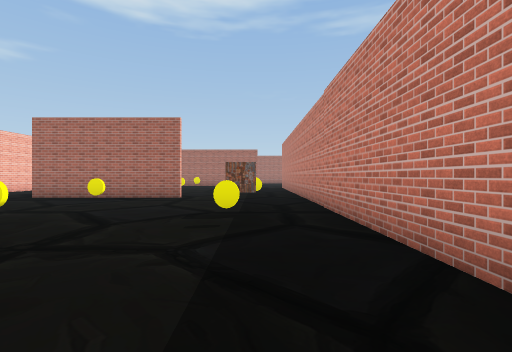
[1] (above)

24 first-person views from a walk through a Unity game level. The camera is 1.3 m above the floor, looks level and sees 85° across. The floor is counted in squares, 2 m on a side. Each view is taken from the middle of a square. On the plan, view 1 faces up. The plan holds only what a view shows up to about 9 squares ahead; the rest is blank. The place goes on beyond the plan. The player character is not drawn. Some surface patterns are stand-ins.

[2]
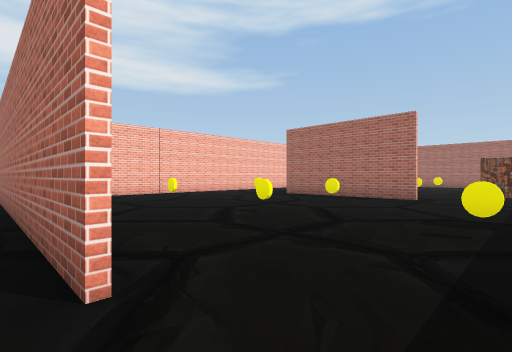

[3]
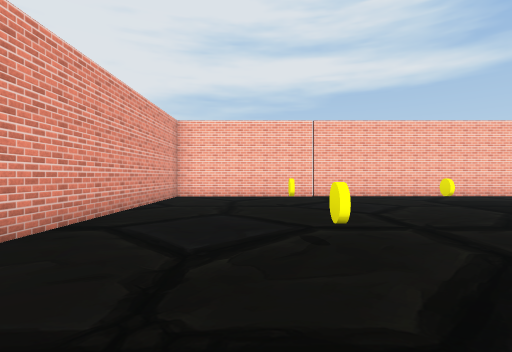

[4]
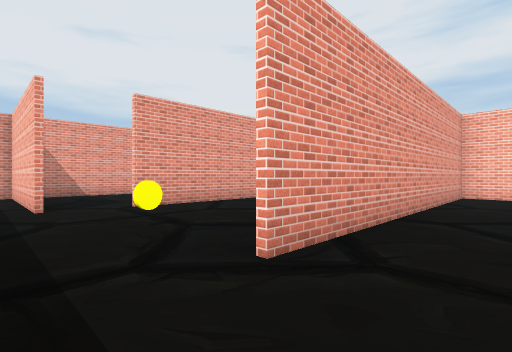

[5]
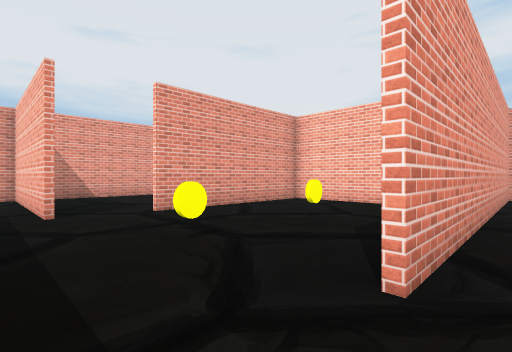

[6]
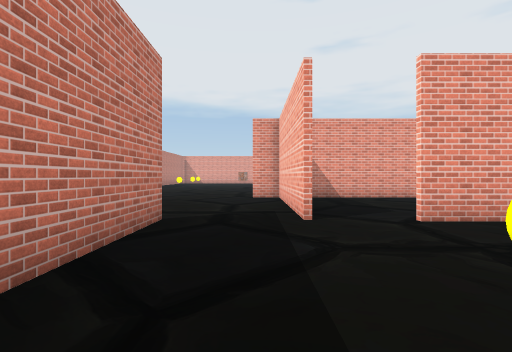

[7]
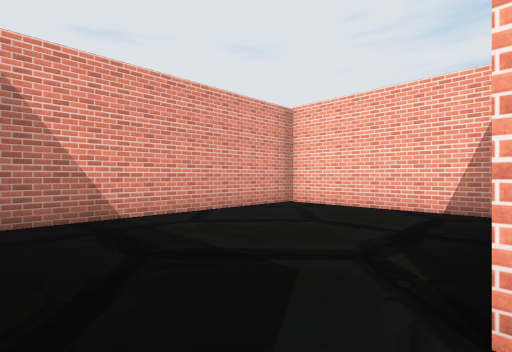

[8]
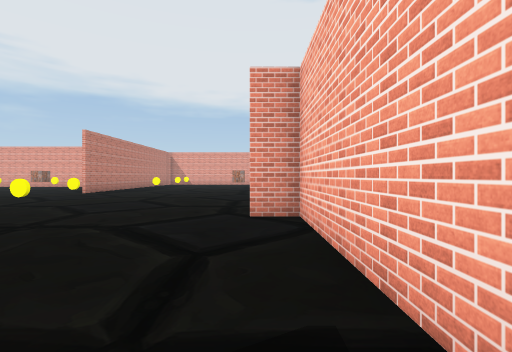

[9]
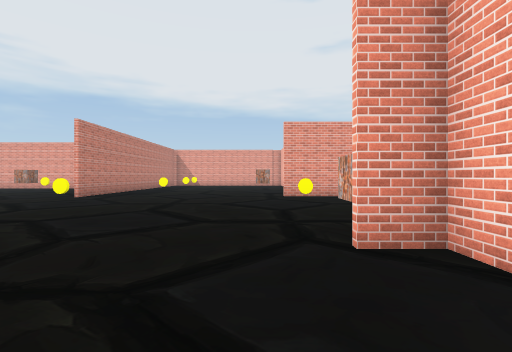

[10]
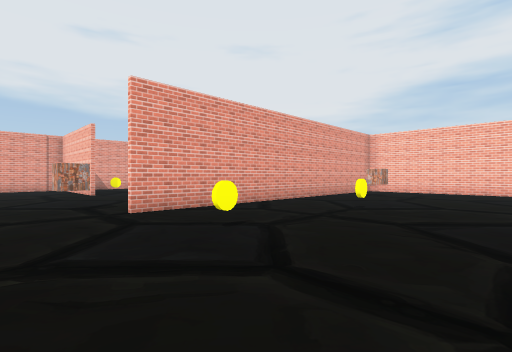

[11]
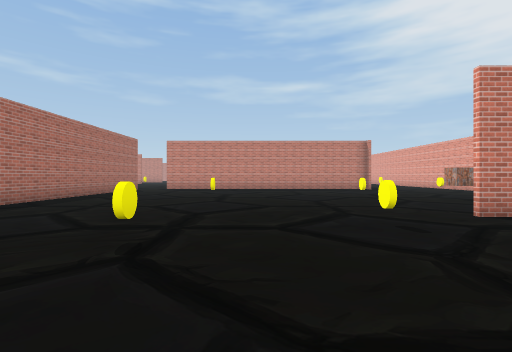

[12]
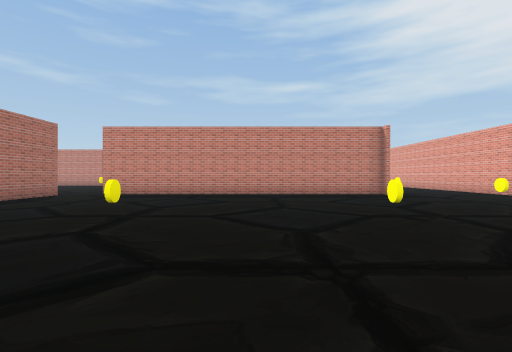

[13]
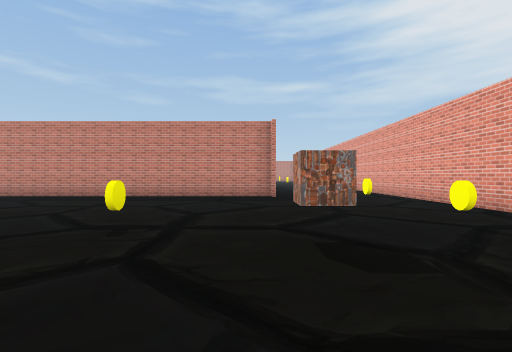

[14]
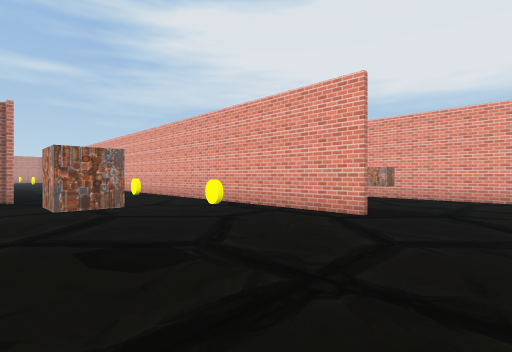

[15]
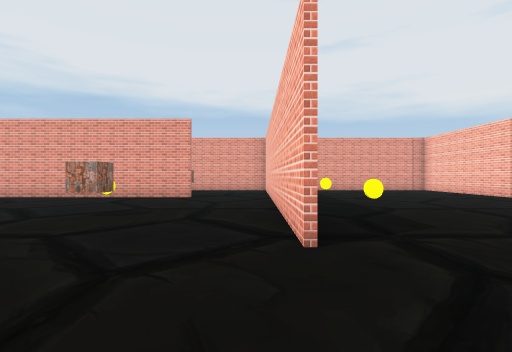

[16]
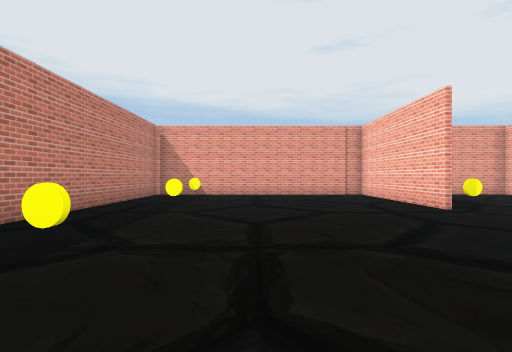

[17]
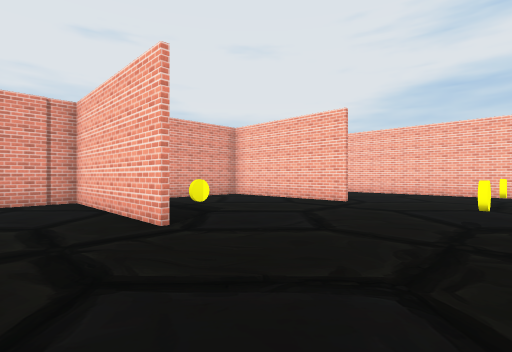

[18]
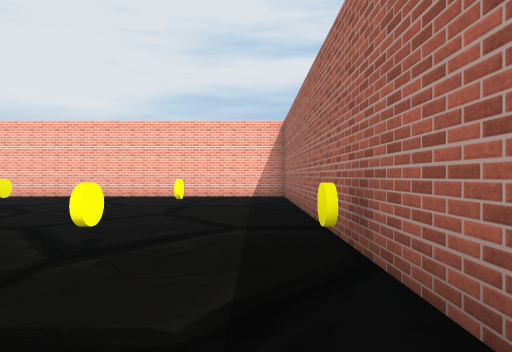

[19]
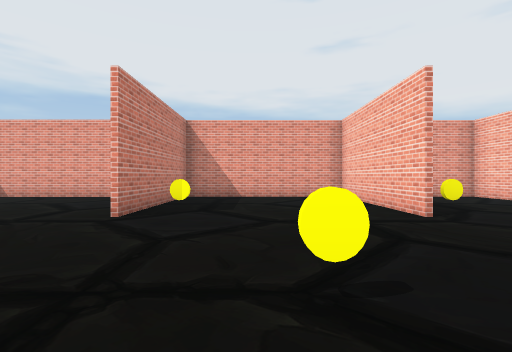

[20]
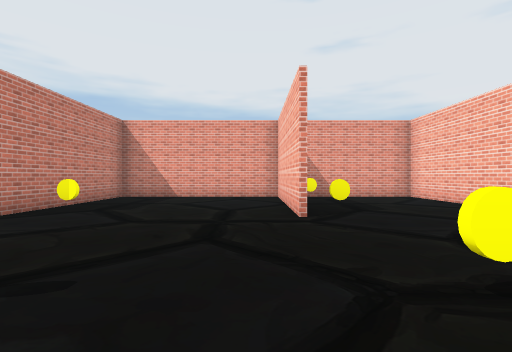

[21]
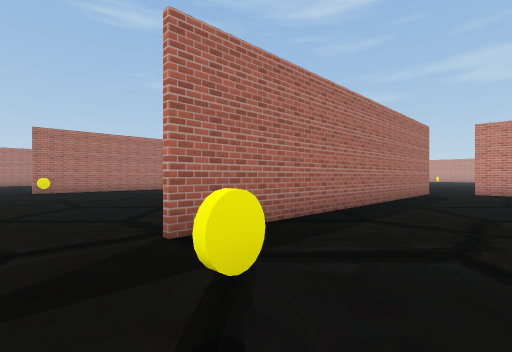

[22]
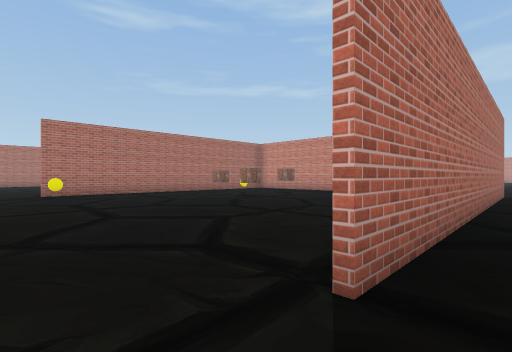

[23]
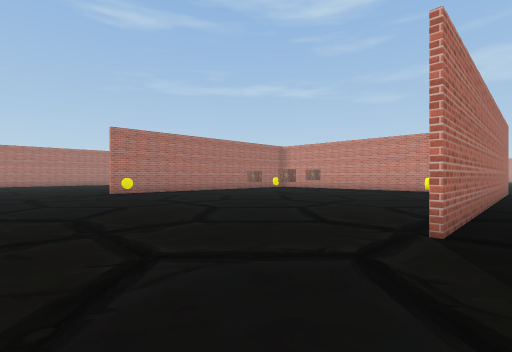

[24]
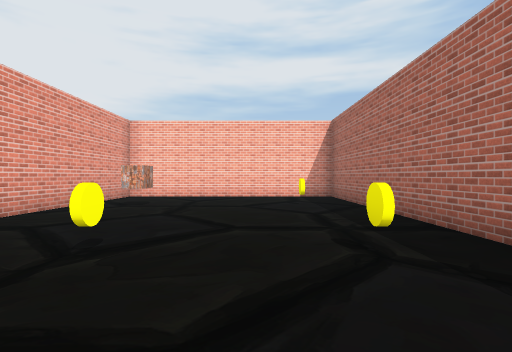

### Floor plan
Points are (right, up) in squares from view 1. A wall is a line through its corners. A room is listed if a view was taken in it or the views show most of it. See-through windows are left out.
Room 1 (views 1, 2, 3, 4, 5, 6)
walls: (-2.2, 8.3) (-6.8, 8.3); (1.4, 1.5) (1.4, 9); (-9.9, 10.5) (-9.9, 0.5) (-1.5, 0.5)
ways out: opening at (-0.5, 0) to room 2
objects: other object (-7, 4); coin (-7, 7); coin (-4, 4); coin (-4, 6); coin (0, 4); crate (0, 5); other object (0, 8)
Room 2 (views 7, 8)
walls: (-1.5, 0.4) (-6.4, 0.4); (-6.7, -1.5) (-6.7, -4) (-2.2, -4); (1.4, -4.2) (1.4, -1.5)
ways out: opening at (-0.5, 0) to room 1; opening at (0, -4) to room 3; opening at (-2, -5) to room 4
objects: coin (-4, -1); coin (-2, -1)
Room 3 (views 9, 10, 11, 12, 13, 14, 15, 16, 17, 18, 19, 20, 21, 22, 23, 24)
walls: (6.6, -14.5) (6.6, -20.6); (6.4, -15.1) (6.4, -14.5); (-1.9, -15.1) (-9.9, -15.1) (-9.9, -24.7) (-6.6, -24.7); (-3.5, -8.6) (-9.9, -8.6) (-9.9, -15) (0.1, -15); (-0.7, -4.1) (-0.7, -8.5); (9, -20.5) (16, -20.5); (-0.7, -20.4) (-0.7, -24.8); (15.5, -5.3) (5.4, -5.3); (15.9, -16.5) (15.9, -7.1); (6.4, -24) (6.4, -18.8); (7.4, -24.7) (10.8, -24.7); (-5.7, -20.4) (-5.7, -24.7) (5, -24.7); (-0.8, -24.8) (-0.8, -20.4); (6, 4.8) (5.4, 4.8)
ways out: opening at (0, -4) to room 2
objects: other object (-7, -24); coin (-7, -21); crate (-7, -14); other object (-7, -10); coin (-6, -17); coin (-3, -17); coin (-3, -12); coin (-3, -10); coin (-2, -21); coin (0, -13); crate (0, -9); crate (1, -16); other object (5, -24); coin (5, -21); coin (5, -17); coin (5, -10); coin (5, -7); coin (6, -13); coin (6, 4); crate (10, -24); coin (10, -19); crate (10, -17); coin (10, -14); coin (10, -10); other object (12, -4); coin (13, -19)
Room 4 (no view inside)
walls: (-6.7, -4.4) (-6.7, -8.5) (-1.1, -8.5)
ways out: opening at (-2, -5) to room 2

Positions as (right, up) in squares from view 1, and headings:
1: (0, 0), facing up
2: (0, 0), facing up-left
3: (-1, 3), facing left
4: (0, 2), facing down-left
5: (0, 1), facing down-left
6: (0, 0), facing down
7: (-1, -4), facing down-left
8: (0, -4), facing down
9: (1, -6), facing down
10: (2, -10), facing down-left
11: (2, -11), facing right
12: (6, -12), facing right
13: (7, -16), facing right
14: (7, -16), facing down-right
15: (7, -12), facing down
16: (3, -15), facing down
17: (1, -17), facing down-left
18: (-1, -16), facing left
19: (-3, -16), facing down
20: (-5, -16), facing down
21: (4, -8), facing up-right
22: (4, -6), facing up-right
23: (2, -6), facing up-right
24: (-1, -11), facing left
